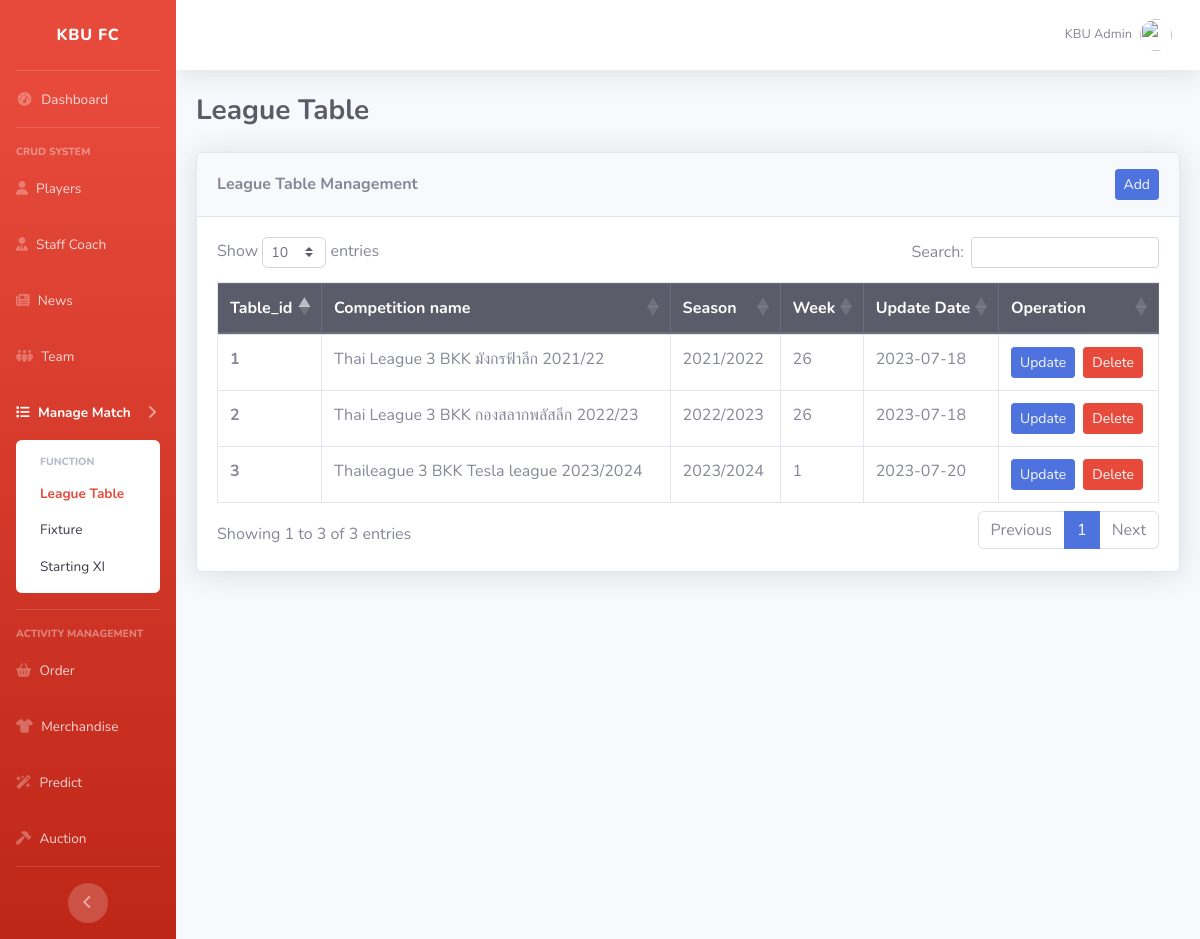
The app's page /leagueTable/leagueTable.php (signed in) with its own data.
### tables this page shows
CREATE TABLE `leaguetable` (
  `table_id` int(11) NOT NULL,
  `title` varchar(40) NOT NULL,
  `image` text NOT NULL,
  `link` text NOT NULL,
  `season` varchar(9) NOT NULL,
  `week` int(3) NOT NULL,
  `update_date` date NOT NULL DEFAULT current_timestamp()
);

### leagueTable/leagueTable.php (the view, shortened to what this page needs)
<?php
require_once("../dbConfig.php");
?>
<!DOCTYPE html>
<html lang="en">
<head>
  <link href="../vendor/fontawesome-free/css/all.min.css" rel="stylesheet" type="text/css" />
  <link rel="stylesheet" href="https://cdnjs.cloudflare.com/ajax/libs/font-awesome/6.4.0/css/all.min.css" />
  <link href="../css/sb-admin-2.min.css" rel="stylesheet" />
  <link rel="stylesheet" href="https://cdn.datatables.net/1.13.6/css/dataTables.bootstrap4.min.css">
</head>
<body id="page-top">
  <div id="wrapper">
    <ul class="navbar-nav bg-gradient-danger sidebar shadow sidebar-dark accordion" id="accordionSidebar">
      <a class="sidebar-brand d-flex align-items-center justify-content-center"
        href="../index.php">
        <div class="sidebar-brand-text mx-2">KBU FC</div>
      </a>
      <hr class="sidebar-divider my-0" />
      <li class="nav-item">
        <a class="nav-link" href="../index.php">
          <i class="fas fa-fw fa-tachometer-alt"></i>
          <span>Dashboard</span></a>
      </li>
      <hr class="sidebar-divider" />
      <div class="sidebar-heading">CRUD System</div>
      <li class="nav-item">
        <a class="nav-link" href="../players/players.php">
          <i class="fa-solid fa-user"></i>
          <span>Players</span></a>
      </li>
      <li class="nav-item">
        <a class="nav-link" href="../staffCoach/staffCoach.php">
          <i class="fa-solid fa-user-tie"></i>
          <span>Staff Coach</span></a>
      </li>
      <li class="nav-item">
        <a class="nav-link" href="../news/news.php">
          <i class="fa-solid fa-newspaper"></i>
          <span>News</span></a>
      </li>
      <li class="nav-item">
        <a class="nav-link" href="../team/team.php">
          <i class="fa-solid fa-people-group"></i>
          <span>Team</span></a>
      </li>
      <li class="nav-item active">
        <a class="nav-link collapsed" href="#" data-toggle="collapse" data-target="#collapseTwo" aria-expanded="true"
          aria-controls="collapseTwo">
          <i class="fa-solid fa-list"></i>
          <span>Manage Match</span>
        </a>
        <div id="collapseTwo" class="collapse show" aria-labelledby="headingTwo" data-parent="#accordionSidebar">
          <div class="bg-white py-2 collapse-inner rounded">
            <h6 class="collapse-header">Function</h6>
            <a class="collapse-item active"
              href="leagueTable.php">League Table</a>
            <a class="collapse-item"
              href="../matchCrud/fixture/fixture.php">Fixture</a>
            <a class="collapse-item"
              href="../matchCrud/startingXi/startingXi.php">Starting XI</a>
          </div>
        </div>
      </li>
      <hr class="sidebar-divider" />
      <div class="sidebar-heading">Activity Management</div>
      <li class="nav-item">
        <a class="nav-link" href="../order/order.php">
          <i class="fa-solid fa-basket-shopping"></i>
          <span>Order</span></a>
      </li>
      <li class="nav-item">
        <a class="nav-link" href="../merchandise/merchandise.php">
          <i class="fa-solid fa-shirt"></i>
          <span>Merchandise</span></a>
      </li>
      <li class="nav-item">
        <a class="nav-link" href="../predict/predict.php">
          <i class="fa-solid fa-wand-magic-sparkles"></i>
          <span>Predict</span></a>
      </li>
      <li class="nav-item">
        <a class="nav-link" href="../auction/auction.php">
          <i class="fa-solid fa-hammer"></i>
          <span>Auction</span></a>
      </li>
      <hr class="sidebar-divider d-none d-md-block" />
      <div class="text-center d-none d-md-inline">
        <button class="rounded-circle border-0" id="sidebarToggle"></button>
      </div>
    </ul>
    <div id="content-wrapper" class="d-flex flex-column">
      <div id="content">
        <nav class="navbar navbar-expand navbar-light bg-white topbar mb-4 static-top shadow">
          <ul class="navbar-nav ml-auto">
            <li class="nav-item dropdown no-arrow">
              <a class="nav-link dropdown-toggle" href="#" id="userDropdown" role="button" data-toggle="dropdown"
                aria-haspopup="true" aria-expanded="false">
                <span class="mr-2 d-none d-lg-inline text-gray-600 small">KBU Admin</span>
                <img class="img-profile rounded-circle" src="../img/admin.png" />
              </a>
            </li>
          </ul>
        </nav>
        <div class="container-fluid">
          <div class="d-sm-flex align-items-center justify-content-between mb-4">
            <h1 class="h3 mb-0 text-gray-800"><strong>League Table</strong></h1>
          </div>
          <div class="card shadow mb-4">
            <div class="card-header py-3 d-flex justify-content-between align-items-center">
              <h6 class="m-0 font-weight-bold">League Table Management</h6>
              <form method="POST" class="d-flex">
                <button class="btn btn-primary btn-sm"><a
                    href="add.php" class="text-light"
                    style="text-decoration: none;">Add</a></button>
              </form>
            </div>
            <div class="card-body">
              <div class="table-responsive">
                <table class="table table-bordered" id="dataTable" width="100%" cellspacing="0">
                  <thead class="thead-dark">
                    <tr>
                      <th scope="col">Table_id</th>
                      <th scope="col">Competition name</th>
                      <th scope="col">Season</th>
                      <th scope="col">Week</th>
                      <th scope="col">Update Date</th>
                      <th scope="col">Operation</th>
                    </tr>
                  </thead>
                  <tbody>
                    <?php
                    $sql = "SELECT * ,DATE(update_date) as date FROM leaguetable";
                    $result = mysqli_query($con, $sql);
                    if ($result) {
                      while ($row = mysqli_fetch_assoc($result)) {
                        $table_id = $row['table_id'];
                        $title = $row['title'];
                        $season = $row['season'];
                        $week = $row['week'];
                        $update_date = $row['date'];
                        echo '<tr">
                        <th scope ="row">' . $table_id . '</th>
                        <td>' . $title . '</td>
                        <td>' . $season . '</td>
                        <td>' . $week . '</td>
                        <td>' . $update_date . '</td>
                          <td>
                              <button class="btn btn-primary btn-sm mr-1"><a href ="update.php?updateid=' . $table_id . '"
                              class="text-light">Update</a></button>
                              <button class="btn btn-danger btn-sm delete-button" type="button "data-id="' . $table_id . '" data-toggle="modal" data-target="#deleteModal" >Delete</button>
                          </td>
                              </tr>';
                      }
                    }
                    ?>
                  </tbody>
                </table>
              </div>
            </div>
          </div>
        </div>
      </div>
    </div>
  </div>
</body>
</html>

### records on screen
leaguetable: table_id "1", title "Thai League 3 BKK มังกรฟ้าลีก 2021/22", season "2021/2022", week "26", update_date "2023-07-18"
leaguetable: table_id "2", title "Thai League 3 BKK กองสลากพลัสลีก 2022/23", season "2022/2023", week "26", update_date "2023-07-18"
leaguetable: table_id "3", title "Thaileague 3 BKK Tesla league 2023/2024", season "2023/2024", week "1", update_date "2023-07-20"
